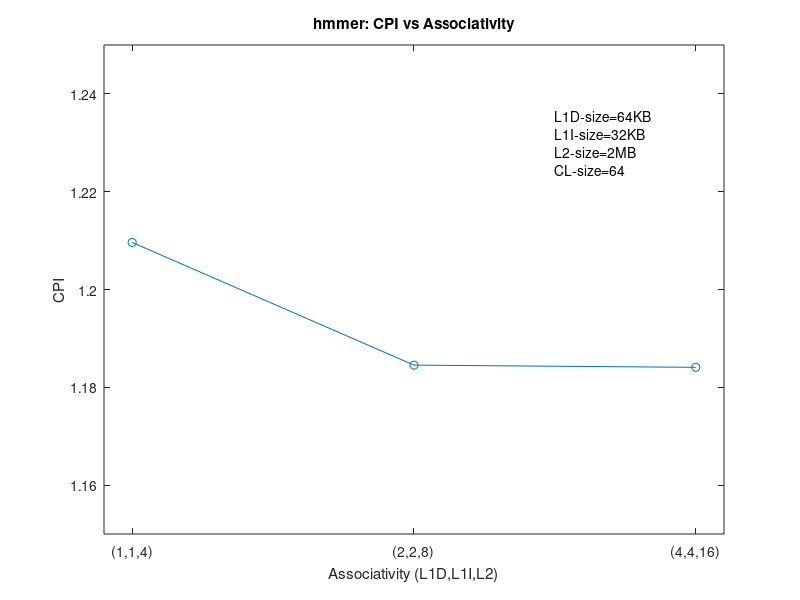
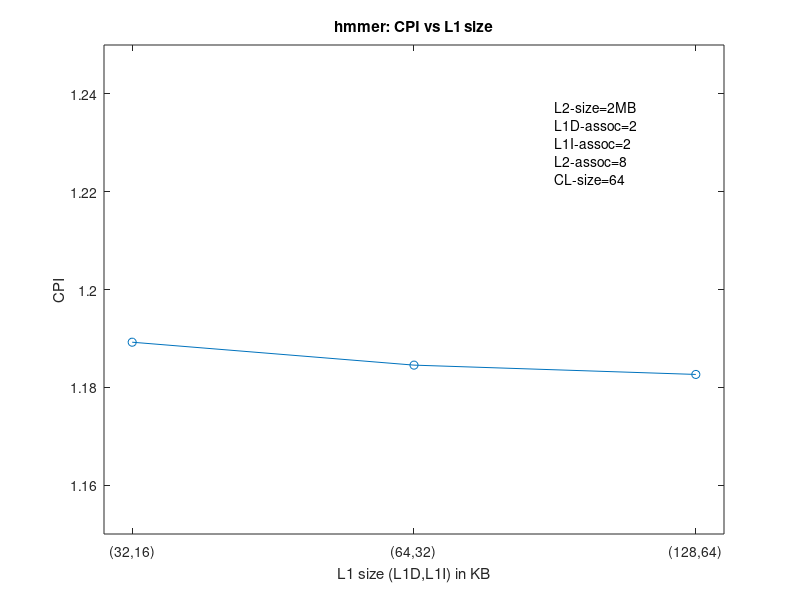
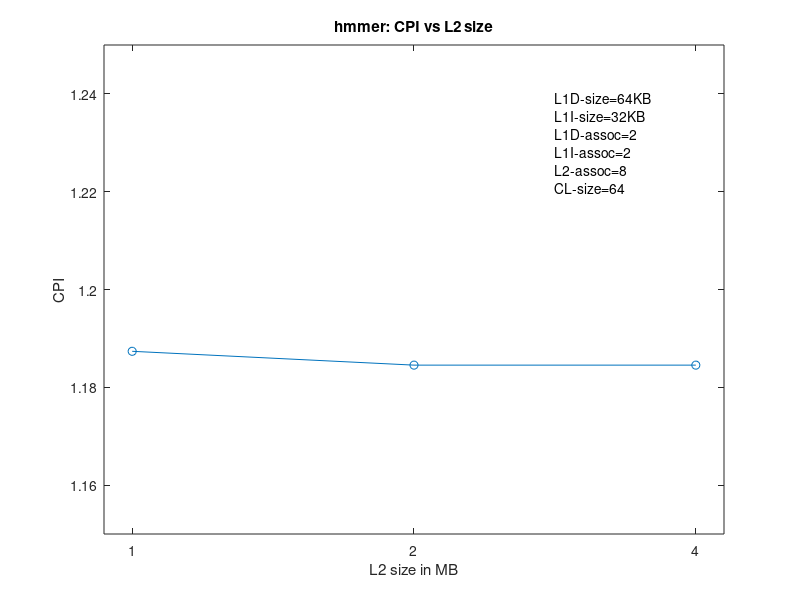
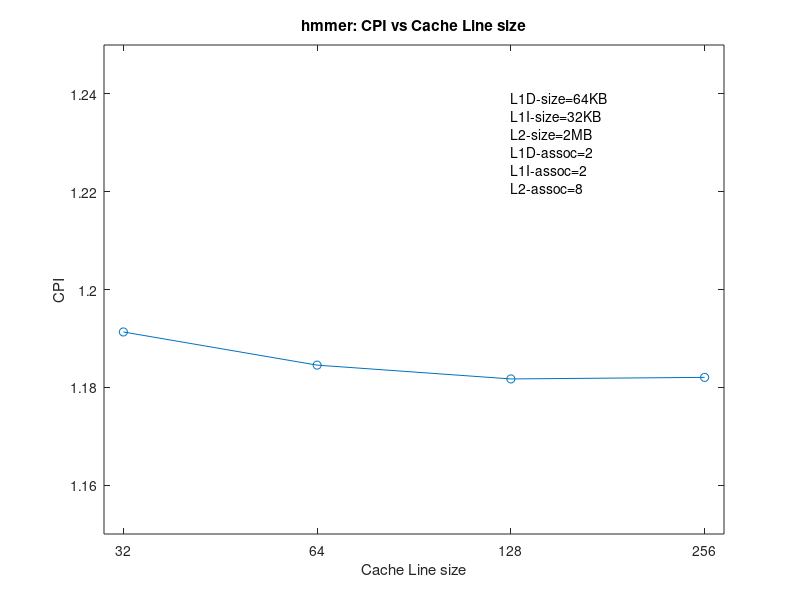

Write MATLAB code to recreate these figures, in order.
%CPI plots for hmmer

%associativity
cpi=[1.209620 1.184534 1.184085];
figure(1)
plot(1:3,cpi,'Marker','o');
ylim([1.15 1.25]);
xlim([0.9 3.1]);
xticks([1 2 3]);
xticklabels({'(1,1,4)','(2,2,8)','(4,4,16)'});
title("hmmer: CPI vs Associativity");
ylabel("CPI");
xlabel("Associativity (L1D,L1I,L2)");
text(2.5,1.23,{"L1D-size=64KB","L1I-size=32KB","L2-size=2MB","CL-size=64"});

%l1 size
cpi=[1.189222 1.184534 1.182631];
figure(2)
plot(1:3,cpi,'Marker','o');
ylim([1.15 1.25]);
xlim([0.9 3.1]);
xticks([1 2 3]);
xticklabels({'(32,16)','(64,32)','(128,64)'});
title("hmmer: CPI vs L1 size");
ylabel("CPI");
xlabel("L1 size (L1D,L1I) in KB");
text(2.5,1.23,{"L2-size=2MB","L1D-assoc=2","L1I-assoc=2","L2-assoc=8","CL-size=64"});

%l2 size
cpi=[1.187362 1.184534 1.184534];
figure(3)
plot(1:3,cpi,'Marker','o');
ylim([1.15 1.25]);
xlim([0.9 3.1]);
xticks([1 2 3]);
xticklabels({'1','2','4'});
title("hmmer: CPI vs L2 size");
ylabel("CPI");
xlabel("L2 size in MB");
text(2.5,1.23,{"L1D-size=64KB","L1I-size=32KB","L1D-assoc=2","L1I-assoc=2","L2-assoc=8","CL-size=64"});

%CL
cpi=[1.191317 1.184534 1.181712 1.182031];
figure(4)
plot(1:4,cpi,'Marker','o');
ylim([1.15 1.25]);
xlim([0.9 4.1]);
xticks([1 2 3 4]);
xticklabels({'32','64','128','256'});
title("hmmer: CPI vs Cache Line size");
ylabel("CPI");
xlabel("Cache Line size");
text(3,1.23,{"L1D-size=64KB","L1I-size=32KB","L2-size=2MB","L1D-assoc=2","L1I-assoc=2","L2-assoc=8"});

%extra
cpi=[1.182821 1.181330 1.179532 1.179532];
figure(5)
plot(1:4,cpi,'Marker','o');
ylim([1.15 1.25]);
xlim([0.9 4.1]);
xticks([1 2 3 4]);
xticklabels({'(64,32)','(128,32)','(128,64)','(128,128)'});
title("hmmer: CPI vs L1 size (for CL-size=128)");
ylabel("CPI");
xlabel("L1 size (L1D,L1I) in KB");
text(3,1.23,{"L2-size=2MB","L1D-assoc=4","L1I-assoc=4","L2-assoc=8","CL-size=128"});